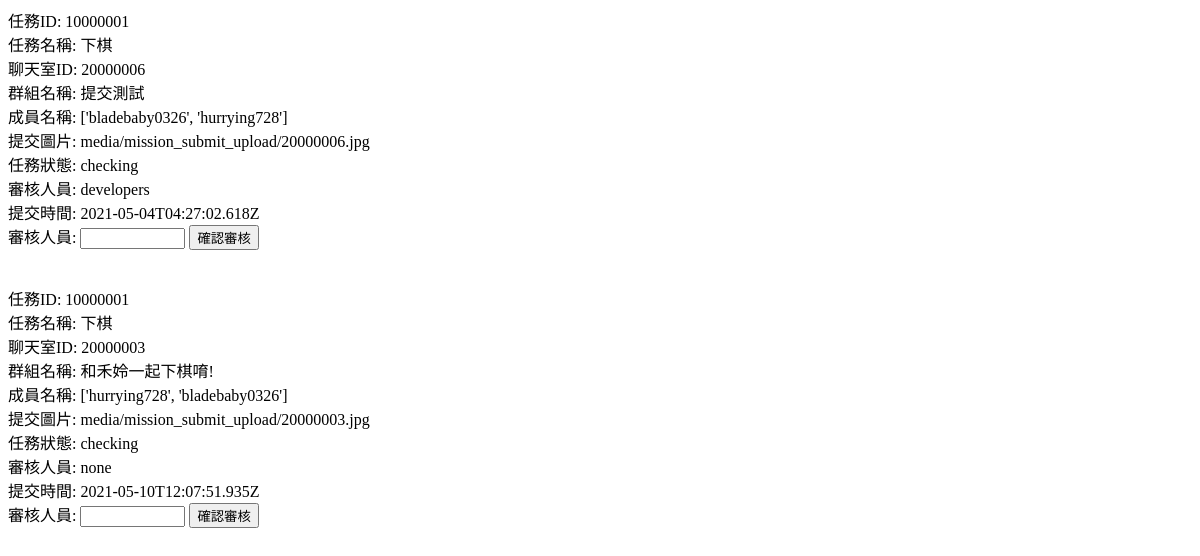
The app's page /manager, older data.
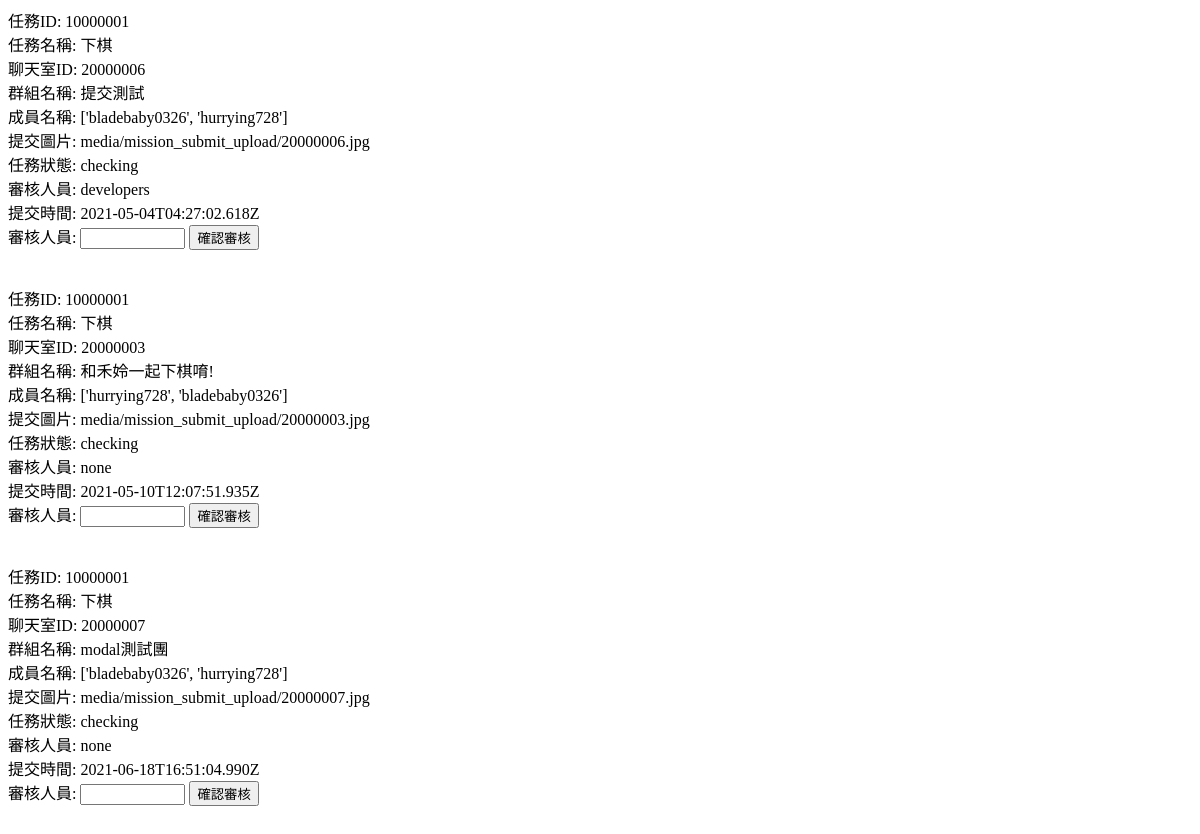
The same page, newer data.
### backend/models.py (models this page shows)
class Mission_submission(models.Model):
    mission_ID = models.CharField(max_length=100)
    mission_name = models.TextField()
    chatroom_ID = models.CharField(max_length=100)
    group_name = models.TextField()
    member_ID = models.TextField() #List
    submission_pic = models.TextField()
    check_status = models.CharField(max_length=100)
    check_preson = models.TextField()
    time = models.DateTimeField(auto_now_add=True)

### backend/views.py (the view)
# urls.py: path('manager', backend.manager_page),
def manager_page(request):
    mission_submission = Mission_submission.objects.filter(check_status="checking")
    mission_submission = core_serializers.serialize("json", mission_submission)
    mission_submission = json.loads(mission_submission)
    return render(request, 'manager.html', {
        "mission_submission" : mission_submission
    })

### templates/manager.html (shortened to what this page needs)
<!DOCTYPE html>
<html>
    <head>
    </head>
    <body>
        {% for submission in mission_submission %}
            <div>
                任務ID: {{submission.fields.mission_ID}}<br>
                任務名稱: {{submission.fields.mission_name}}<br>
                聊天室ID: {{submission.fields.chatroom_ID}}<br>
                群組名稱: {{submission.fields.group_name}}<br>
                成員名稱: {{submission.fields.member_ID}}<br>
                提交圖片: {{submission.fields.submission_pic}}<br>
                任務狀態: {{submission.fields.check_status}}<br>
                審核人員: {{submission.fields.check_preson}}<br>
                提交時間: {{submission.fields.time}}<br>
                審核人員: <input id = "{{ submission.fields.chatroom_ID }}_check_person" type="text" size="10" >
                <button id="{{ submission.fields.chatroom_ID }}" onclick="ok(this.id)">確認審核</button>
            </div><br><br>
        {% endfor %}
    </body>
</html>

Row changes from the older to the newer data that the page shows:
added Mission_submission: fields.mission_ID "10000001", fields.mission_name "下棋", fields.chatroom_ID "20000007", fields.group_name "modal測試團", fields.member_ID "['bladebaby0326', 'hurrying728']", fields.submission_pic "media/mission_submit_upload/20000007.jpg", fields.check_status "checking", fields.check_preson "none", fields.time "2021-06-18T16:51:04.990Z"
